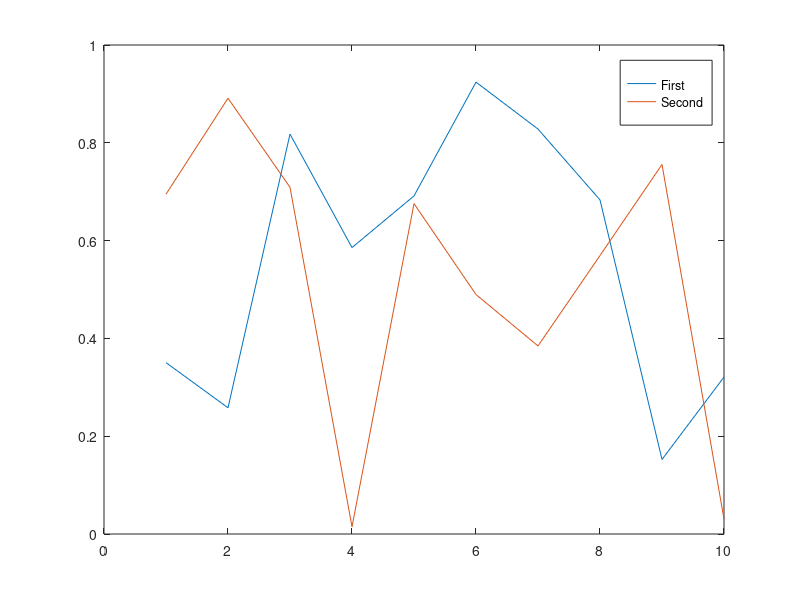

The MATLAB script that drew this image: (Note: this script raises an error after producing the figure.)
h=plot(rand(10,2));
% Legend
lh=legend(h,'First','Second');
set(lh,'position',get(lh,'position').*[1 0.95 1 1.5],...
        'YLim',get(lh,'ylim').*[1 1.5])
txh = text(0.5,max(get(lh,'yli m')),'{\bf Lines}',...
                'Parent',lh,'VerticalAlign','top',...
                'HorizontalAlign','center')